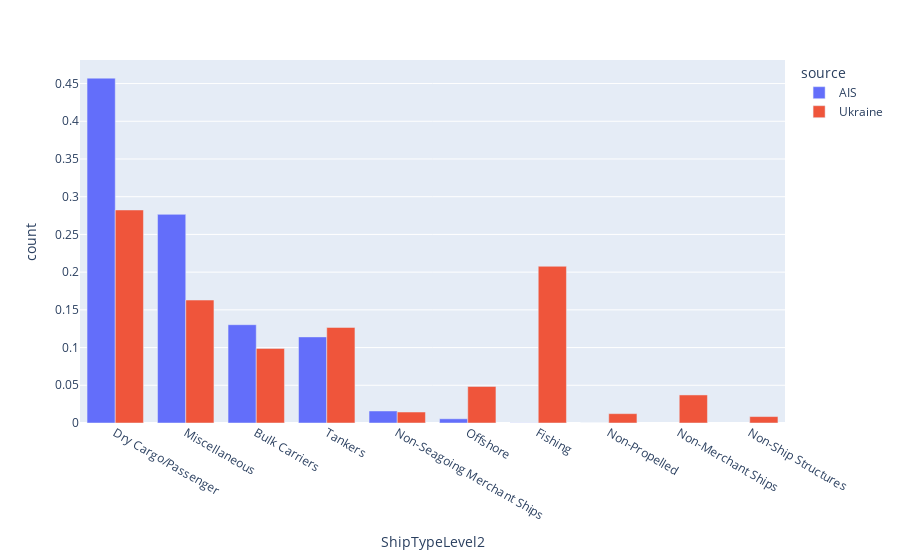

This figure's notebook cell:
### Code cell
x = AIS_enriched.value_counts("ShipTypeLevel2", normalize = True)
y = ship_data_enriched.value_counts("ShipTypeLevel2", normalize = True)


temp = pd.concat(
    [x.reset_index().assign(source="AIS"),
     y.reset_index().assign(source="Ukraine")]
)
temp = temp.rename({0: "count"}, axis = 1)

fig = px.bar(temp, x='ShipTypeLevel2', y='count', color = "source", barmode='group')
fig.show()

### Figure 1 — Plotly figure (JSON) as saved in the notebook; plotly's stock layout.template omitted (floating-point values rounded to 4 significant figures)
{"data": [{"alignmentgroup": "True", "hovertemplate": "source=AIS<br>ShipTypeLevel2=%{x}<br>count=%{y}<extra></extra>", "legendgroup": "AIS", "marker": {"color": "#636efa", "pattern": {"shape": ""}}, "name": "AIS", "offsetgroup": "AIS", "orientation": "v", "showlegend": true, "textposition": "auto", "type": "bar", "x": ["Dry Cargo/Passenger", "Miscellaneous", "Bulk Carriers", "Tankers", "Non-Seagoing Merchant Ships", "Offshore", "Fishing", "Non-Propelled"], "xaxis": "x", "y": [0.4572, 0.2766, 0.1303, 0.1141, 0.01595, 0.005582, 0.0002, 2.499e-05], "yaxis": "y"}, {"alignmentgroup": "True", "hovertemplate": "source=Ukraine<br>ShipTypeLevel2=%{x}<br>count=%{y}<extra></extra>", "legendgroup": "Ukraine", "marker": {"color": "#EF553B", "pattern": {"shape": ""}}, "name": "Ukraine", "offsetgroup": "Ukraine", "orientation": "v", "showlegend": true, "textposition": "auto", "type": "bar", "x": ["Dry Cargo/Passenger", "Fishing", "Miscellaneous", "Tankers", "Bulk Carriers", "Offshore", "Non-Merchant Ships", "Non-Seagoing Merchant Ships", "Non-Propelled", "Non-Ship Structures"], "xaxis": "x", "y": [0.2824, 0.2078, 0.163, 0.1267, 0.09892, 0.04852, 0.03719, 0.01456, 0.01239, 0.008528], "yaxis": "y"}], "layout": {"autosize": true, "barmode": "group", "legend": {"title": {"text": "source"}, "tracegroupgap": 0}, "margin": {"t": 60}, "xaxis": {"anchor": "y", "autorange": true, "domain": [0, 1], "range": [-0.5, 9.5], "title": {"text": "ShipTypeLevel2"}, "type": "category"}, "yaxis": {"anchor": "x", "autorange": true, "domain": [0, 1], "range": [0, 0.4812], "title": {"text": "count"}, "type": "linear"}}}
